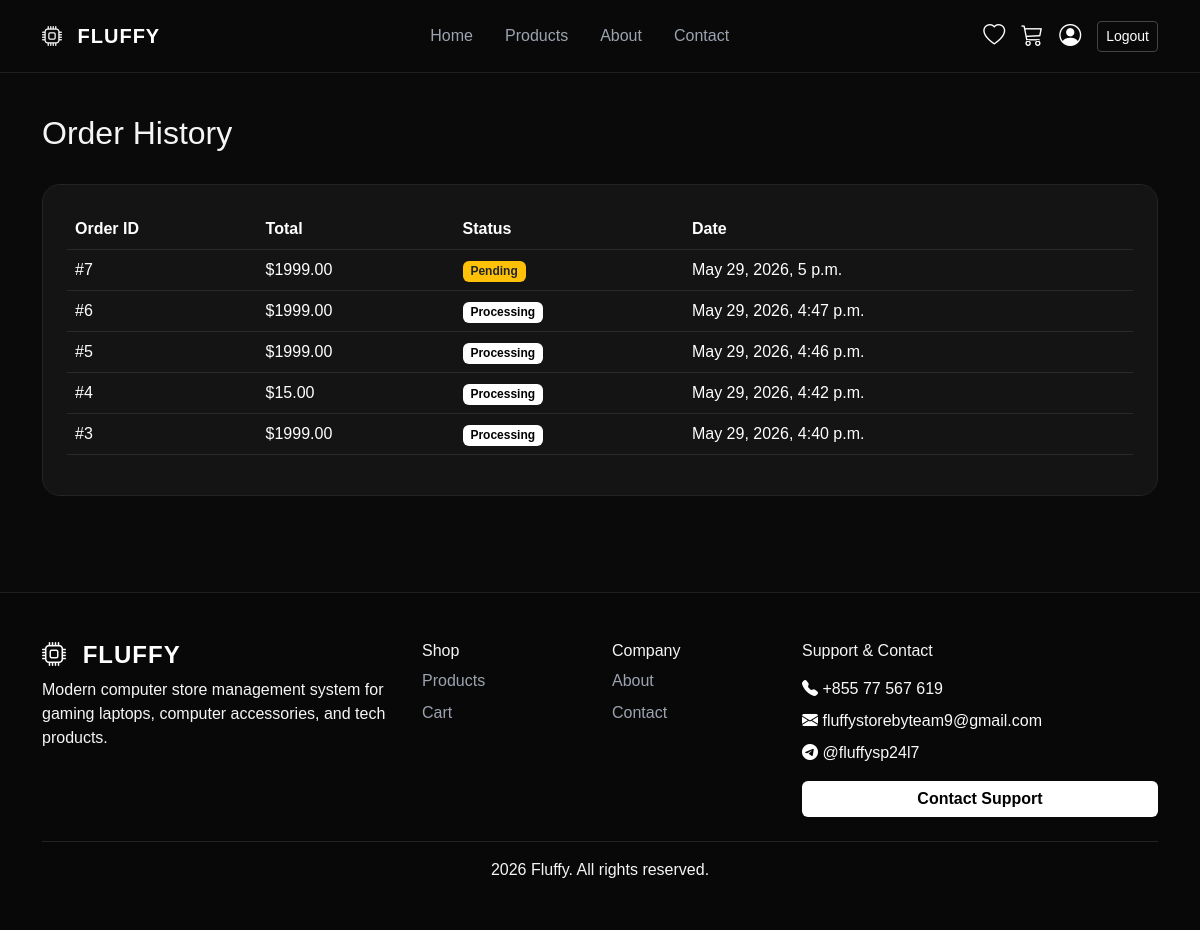
/orders/history/ (signed in), run on an earlier commit of the app's database.
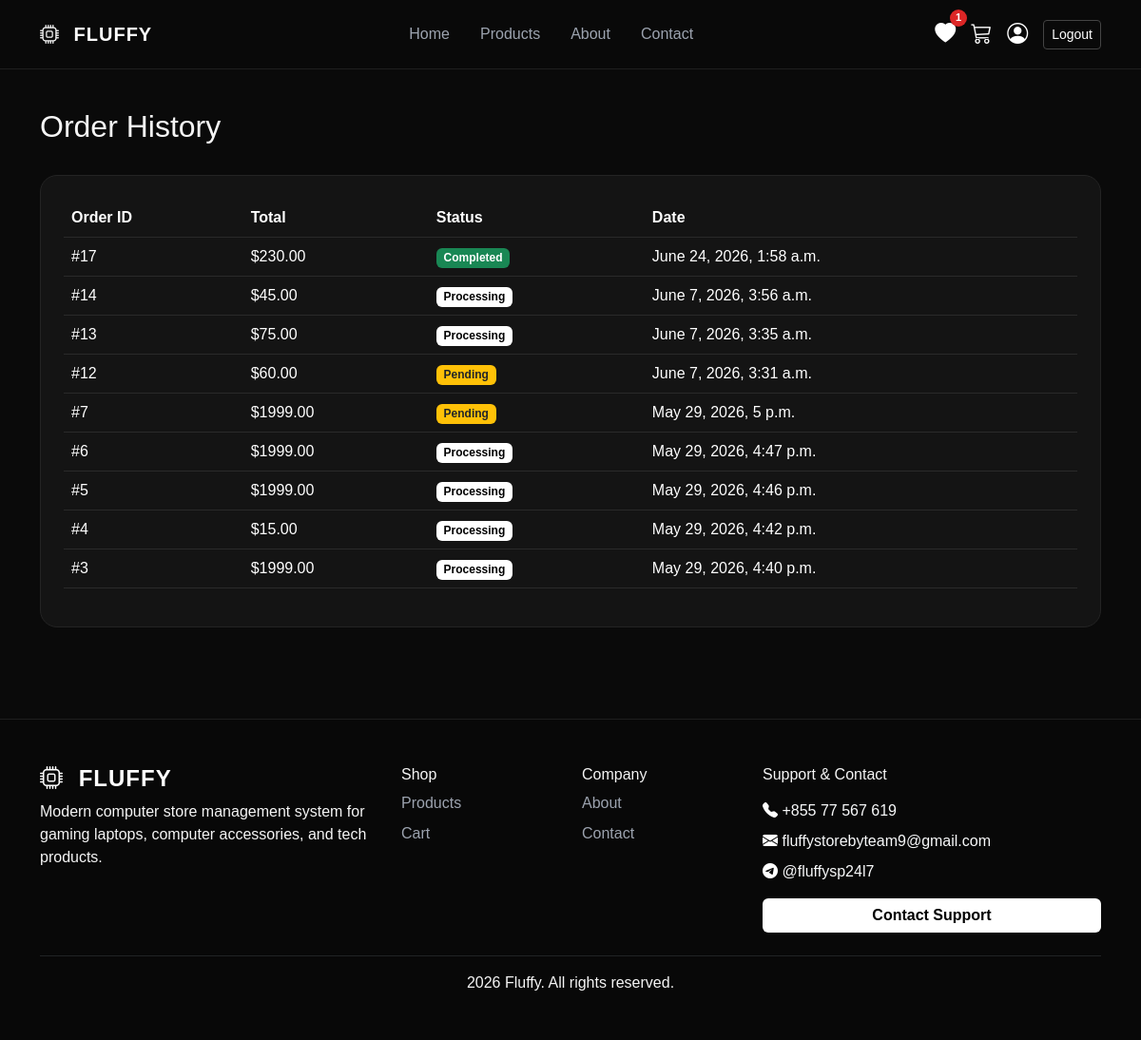
And on a later commit of the database.
### orders/models.py (models this page shows, shortened)
class Order(models.Model):
    STATUS_CHOICES = (
        ('pending', 'Pending'),
        ('processing', 'Processing'),
        ('completed', 'Completed'),
        ('cancelled', 'Cancelled'),
    )
    user = models.ForeignKey(User, on_delete=models.CASCADE)
    full_name = models.CharField(max_length=150)
    phone = models.CharField(max_length=20)
    address = models.TextField()
    total_price = models.DecimalField(max_digits=10, decimal_places=2)
    status = models.CharField(max_length=20, choices=STATUS_CHOICES, default='pending')
    created_at = models.DateTimeField(auto_now_add=True)

### orders/views.py (the view)
# urls.py: path('history/', views.order_history, name='order_history'),
@login_required
def order_history(request):
    orders = Order.objects.filter(
        user=request.user
    ).order_by('-created_at')
    return render(request, 'order_history.html', {
        'orders': orders
    })

### core/context_processors.py (called while the page is built)
def cart_counter(request):
    if request.user.is_authenticated:
        count = CartItem.objects.filter(user=request.user).count()
        wishlist_count = Wishlist.objects.filter(user=request.user).count()
    else:
        count = 0
        wishlist_count = 0
    return {
        'cart_count': count,
        'wishlist_count': wishlist_count,
    }

### templates/order_history.html (shortened to what this page needs)
{% extends 'base.html' %}
{% block content %}
<section class="container py-5">
    <div class="d-flex justify-content-between align-items-center mb-4">
        <h2>Order History</h2>
    </div>
    <div class="neon-card p-4">
        <table class="table table-dark table-hover align-middle">
            <thead>
                <tr>
                    <th>Order ID</th>
                    <th>Total</th>
                    <th>Status</th>
                    <th>Date</th>
                </tr>
            </thead>
            <tbody>
                {% for order in orders %}
                <tr>
                    <td>#{{ order.id }}</td>
                    <td>${{ order.total_price }}</td>
                    <td>
                        {% if order.status == 'completed' %}
                        <span class="badge bg-success">
                            Completed
                        </span>
                        {% elif order.status == 'processing' %}
                        <span class="badge bg-primary">
                            Processing
                        </span>
                        {% elif order.status == 'pending' %}
                        <span class="badge bg-warning text-dark">
                            Pending
                        </span>
                        {% else %}
                        <span class="badge bg-danger">
                            Cancelled
                        </span>
                        {% endif %}
                    </td>
                    <td>{{ order.created_at }}</td>
                </tr>
                {% empty %}
                <tr>
                    <td colspan="4" class="text-center py-5">
                        No orders found
                    </td>
                </tr>
                {% endfor %}
            </tbody>
        </table>
    </div>
</section>
{% endblock %}

What changed in the data, as far as the page shows it:
added Order: id "17", total_price "230.00", status "Completed", created_at "June 24, 2026, 1:58 a.m."
added Order: id "14", total_price "45.00", status "Processing", created_at "June 7, 2026, 3:56 a.m."
added Order: id "13", total_price "75.00", status "Processing", created_at "June 7, 2026, 3:35 a.m."
added Order: id "12", total_price "60.00", status "Pending", created_at "June 7, 2026, 3:31 a.m."
Also different on the page:
{{ wishlist_count }}: (not shown) → "1"
